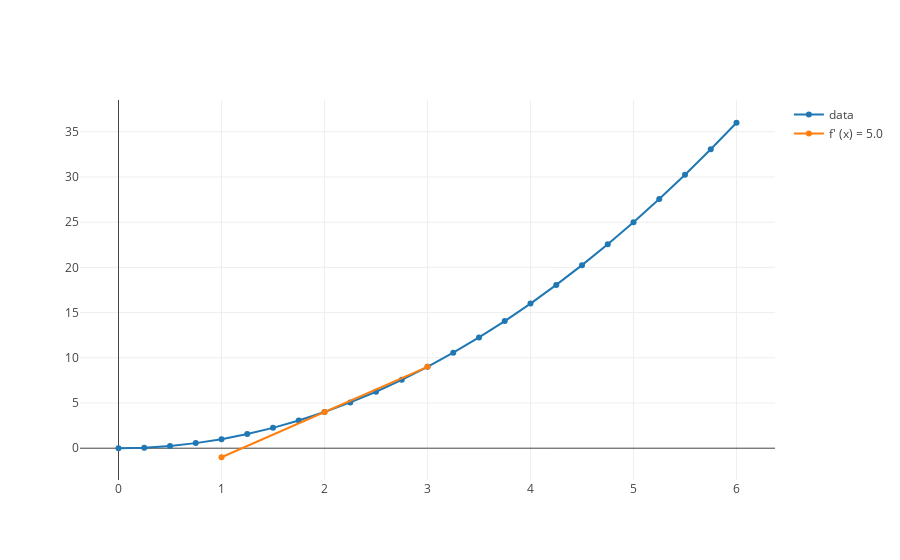

Notebook code for this chart:
### Markdown cell above
Ok, let's get a sense of what we mean by tangent to the curve.  The orange line below is a line whose slope is calculated by using our derivative function, with delta x = 1.  As you can see it is **not tangent to our function, $f(x)$ ** as it does not *just touch* the blue line, but rather touches it in two places.

### Code cell
#from calculus import derivative_trace

tangent_x_squared_trace = derivative_trace(x_squared, 2, 2, 1)
x_squared = [(1, 2)]
range_twenty_four = list(range(0, 25))
six = list(map(lambda x: x/4.0, range_twenty_four))

trace_x_squared = function_values_trace(x_squared, six)
layout_not_tangent = build_layout(x_axis = {'range': [0, 4]}, y_axis = {'range': [0, 10]})
plot([trace_x_squared, tangent_x_squared_trace], layout_not_tangent)

### Figure 1 — Plotly figure (JSON) as saved in the notebook; plotly's stock layout.template omitted (floating-point values rounded to 4 significant figures)
{"data": [{"mode": "lines+markers", "name": "data", "text": [], "type": "scatter", "uid": "f87cc08c-b5b4-11e8-b5e5-086d41e3715a", "x": [0, 0.25, 0.5, 0.75, 1, 1.25, 1.5, 1.75, 2, 2.25, 2.5, 2.75, 3, 3.25, 3.5, 3.75, 4, 4.25, 4.5, 4.75, 5, 5.25, 5.5, 5.75, 6], "y": [0, 0.0625, 0.25, 0.5625, 1, 1.562, 2.25, 3.062, 4, 5.062, 6.25, 7.562, 9, 10.56, 12.25, 14.06, 16, 18.06, 20.25, 22.56, 25, 27.56, 30.25, 33.06, 36]}, {"mode": "lines+markers", "name": "f' (x) = 5.0", "text": [], "type": "scatter", "uid": "f87cc322-b5b4-11e8-8de6-086d41e3715a", "x": [1, 2, 3], "y": [-1, 4, 9]}], "layout": {}}
